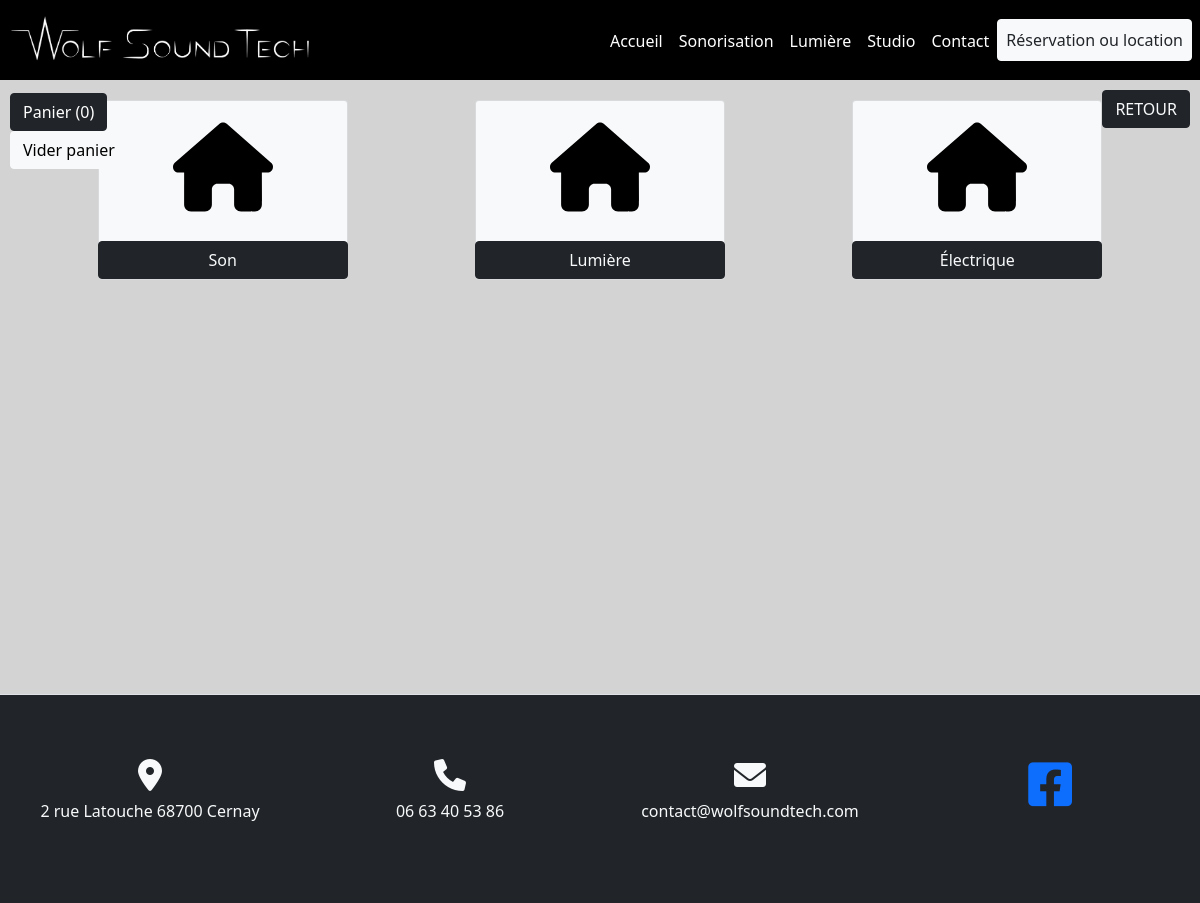
The app's page /index2.php?page=cbl with its own data.
### tables this page shows
CREATE TABLE `souscat` (
  `idSousCat` int NOT NULL,
  `libelleSousCat` varchar(50) NOT NULL,
  `imgSousCat` text NOT NULL,
  `webSsCat` varchar(50) NOT NULL,
  `categorieID` int NOT NULL
);

### classes/produits.php (called while the page is built, shortened)
<?php function afficherSousCatCables()
{
    if(require("config/connexion.php"))
    {
        $req=$access->prepare("SELECT libelleSousCat, imgSousCat, webSsCat FROM souscat WHERE categorieID=2");
        $req->execute();
        $data = $req->fetchAll(PDO::FETCH_OBJ);
        return $data;
    }
} ?>

### rub/cbl.php (the view, shortened to what this page needs)
<?php
require("classes/produits.php");
  $CatCables=afficherSousCatCables();
?>
<div class="album">
<a href="index2.php" class="btn btn-dark text-decoration-none text-light" style="position: absolute;top: 90px;right: 10px; z-index : 1;">RETOUR</a>
      <div class="container">
        <div class="row row-cols-1 row-cols-sm-2 row-cols-md-3 g-3">
          <?php foreach($CatCables as $catcables) { ?>
            <div class="col">
              <div class="card m-auto align-items-center pt-3 bg-light" style="width: 250px; height: 180px;">
              <a href="<?= 'index2.php?page='.$catcables->webSsCat ?>" class="streched-link text-decoration-none"><img src="<?= $catcables->imgSousCat ?>" class="card-img" style="width : 100px; height : 100px">
              <div class="card-body mt-2">
              <button class="btn btn-dark text-light" style="width: 250px"><?= substr($catcables->libelleSousCat, 0, 200) ?></button></a>
            </div>
          </div>
           </div>
          <?php } ?>
          </div>

### css/style.css (style rules this page uses)
body { margin-top: 100px; }
.card { margin-bottom: 20px; }

### records on screen
souscat: imgSousCat (picture), libelleSousCat "Son"
souscat: imgSousCat (picture), libelleSousCat "Lumière"
souscat: imgSousCat (picture), libelleSousCat "Électrique"
